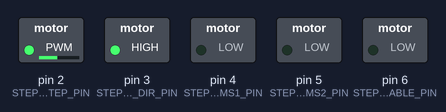
The sketch below on a simulated Arduino Uno, built with avr-gcc and run on an emulated ATmega328P. Parts: switched loads named in the sketch (green lamp = pin HIGH). Dashed ring = blinking. What the sketch prints to the serial monitor is not drawn.

Above: at 0.05 s.
Timing chart, 0 to 4.4 s (numbered marks = the images above):
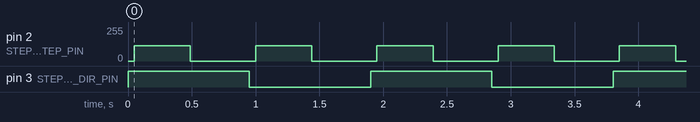

The sketch:

Firmware.ino
```cpp
#include "Global.h"

void setup()
{
  Serial.begin(9600);
  Serial.println("start");

  motor.setMicroSteps(fullStep);

}

void loop()
{
  motor.write(1, 100, 2500);
  delay(500);
  motor.write(0, 100, 2500);
  delay(500);
}
```

Global.cpp
```cpp
#include "Global.h"


StepperMotor motor = StepperMotor(STEPPER_MOTOR_STEP_PIN, STEPPER_MOTOR_DIR_PIN, STEPPER_MOTOR_MS1_PIN,STEPPER_MOTOR_MS2_PIN,STEPPER_MOTOR_ENABLE_PIN);
```

Global.h
```cpp
#ifndef GLOBAL_H
#define GLOBAL_H

#include "Pins.h"


#include "StepperMotor.h"


extern StepperMotor motor;

#endif //GLOBAL_H
```

StepperMotor.cpp
```cpp
#include "StepperMotor.h"

StepperMotor::StepperMotor(int step, int dir, int microStep1, int microStep2, int enable) :
	stepPin(step), dirPin(dir), microStep1Pin(microStep1), microStep2Pin(microStep2), enablePin(enable)
{
	pinMode(stepPin, OUTPUT);
	pinMode(dirPin, OUTPUT);
	pinMode(microStep1Pin, OUTPUT);
	pinMode(microStep2Pin, OUTPUT);
	pinMode(enablePin, OUTPUT);

	enableMotor();
	setMicroSteps(fullStep);
}
void StepperMotor::write(byte dir, int numberOfSteps, int interval)
{
	if(!enableStatus) //if motor isn't enabled don't do anything
		return;
	digitalWrite(dirPin, dir); //define the direction
	int stepInterval = max(interval,stepDelay);
	for(int i=0;i<numberOfSteps;i++) //each loop is one step
	{
		digitalWrite(stepPin,HIGH);
		delayMicroseconds (stepDelay);
		digitalWrite(stepPin,LOW);
		delayMicroseconds (stepInterval);
	}
}
void StepperMotor::setMicroSteps(MicroStepType type) //define micro step type
{
	switch(type)
	{
		case fullStep:
			digitalWrite(microStep1Pin,LOW);
			digitalWrite(microStep2Pin,LOW);
			stepDelay = 2000; //2mS
			break;
		case halfStep:
			digitalWrite(microStep1Pin,HIGH);
			digitalWrite(microStep2Pin,LOW);
			stepDelay = 1000; //1mS
			break;
		case quarterStep:
			digitalWrite(microStep1Pin,LOW);
			digitalWrite(microStep2Pin,HIGH);
			stepDelay = 700; //700uS
			break;
		case eigthStep:
			digitalWrite(microStep1Pin,HIGH);
			digitalWrite(microStep2Pin,HIGH);
			stepDelay = 500; //50uS
			break;
	}
}
void StepperMotor::enableMotor() //enable
{
	digitalWrite(enablePin, LOW);
	enableStatus = 1;
}
void StepperMotor::disableMotor() //disable
{
	digitalWrite(enablePin, HIGH);
	enableStatus = 0;
}
```

StepperMotor.h
```cpp
#ifndef StepperMotor_H
#define StepperMotor_H

#include "arduino.h"

//micro steps types
enum MicroStepType { fullStep, halfStep, quarterStep, eigthStep };

class StepperMotor
{
	public:
		StepperMotor(int step, int dir, int microStep1, int microStep2, int enable);
		void write(byte dir, int numberOfSteps, int interval);
		void setMicroSteps(MicroStepType type);
		void enableMotor();
		void disableMotor();

	private:
		const int stepPin,dirPin,microStep1Pin,microStep2Pin,enablePin;
		byte enableStatus = 0;
		int stepDelay = 2000;//delay while step pin is toggle, change when setMicroStep called. in uS
};
#endif //StepperMotor_H
```

Pins.h
```cpp
#ifndef PINS_H
#define PINS_H


/*Stepper motor*/

#define STEPPER_MOTOR_STEP_PIN 		2
#define STEPPER_MOTOR_DIR_PIN		3
#define STEPPER_MOTOR_MS1_PIN		4
#define STEPPER_MOTOR_MS2_PIN		5
#define STEPPER_MOTOR_ENABLE_PIN	6


#endif //__PINS_H
```

Measured:
- by itself, pin 2 (STEPPER_MOTOR_STEP_PIN): alternates 115/255 for 0.44 s and 0/255 for 0.51 s
- by itself, pin 3 (STEPPER_MOTOR_DIR_PIN): alternates HIGH for 0.95 s and LOW for 0.95 s
